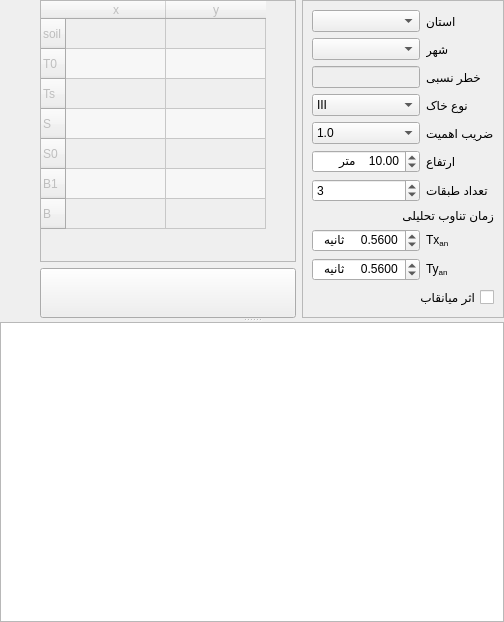
      <widget class="QSplitter" name="v1splitter">
       <property name="orientation">
        <enum>Qt::Vertical</enum>
       </property>
       <widget class="QWidget" name="layoutWidget">
        <layout class="QHBoxLayout" name="horizontalLayout">
         <item>
          <spacer name="horizontalSpacer">
           <property name="orientation">
            <enum>Qt::Horizontal</enum>
           </property>
           <property name="sizeHint" stdset="0">
            <size>
             <width>40</width>
             <height>20</height>
            </size>
           </property>
          </spacer>
         </item>
         <item>
          <layout class="QVBoxLayout" name="verticalLayout">
           <item>
            <widget class="QTableWidget" name="soilPropertiesTable">
             <property name="enabled">
              <bool>false</bool>
             </property>
             <property name="layoutDirection">
              <enum>Qt::LeftToRight</enum>
             </property>
             <property name="alternatingRowColors">
              <bool>true</bool>
             </property>
             <property name="rowCount">
              <number>7</number>
             </property>
             <property name="columnCount">
              <number>2</number>
             </property>
             <row>
              <property name="text">
               <string>soil</string>
              </property>
             </row>
             <row>
              <property name="text">
               <string>T0</string>
              </property>
             </row>
             <row>
              <property name="text">
               <string>Ts</string>
              </property>
             </row>
             <row>
              <property name="text">
               <string>S</string>
              </property>
             </row>
             <row>
              <property name="text">
               <string>S0</string>
              </property>
             </row>
             <row>
              <property name="text">
               <string>B1</string>
              </property>
             </row>
             <row>
              <property name="text">
               <string>B</string>
              </property>
             </row>
             <column>
              <property name="text">
               <string>x</string>
              </property>
             </column>
             <column>
              <property name="text">
               <string>y</string>
              </property>
             </column>
            </widget>
           </item>
           <item>
            <widget class="QPushButton" name="calculate_button">
             <property name="sizePolicy">
              <sizepolicy hsizetype="Minimum" vsizetype="Fixed">
               <horstretch>0</horstretch>
               <verstretch>0</verstretch>
              </sizepolicy>
             </property>
             <property name="minimumSize">
              <size>
               <width>0</width>
               <height>50</height>
              </size>
             </property>
             <property name="font">
              <font>
               <pointsize>14</pointsize>
               <italic>true</italic>
              </font>
             </property>
             <property name="cursor">
              <cursorShape>PointingHandCursor</cursorShape>
             </property>
             <property name="toolTip">
              <string>اجرا</string>
             </property>
             <property name="layoutDirection">
              <enum>Qt::RightToLeft</enum>
             </property>
             <property name="autoFillBackground">
              <bool>false</bool>
             </property>
             <property name="text">
              <string/>
             </property>
             <property name="icon">
              <iconset resource="../resource.qrc">
               <normaloff>:/cfactor/images/run.png</normaloff>:/cfactor/images/run.png</iconset>
             </property>
             <property name="iconSize">
              <size>
               <width>100</width>
               <height>100</height>
              </size>
             </property>
             <property name="shortcut">
              <string>Ctrl+S</string>
             </property>
             <property name="checkable">
              <bool>false</bool>
             </property>
             <property name="flat">
              <bool>false</bool>
             </property>
            </widget>
           </item>
          </layout>
         </item>
         <item>
          <widget class="QFrame" name="frame">
           <property name="layoutDirection">
            <enum>Qt::LeftToRight</enum>
           </property>
           <property name="frameShape">
            <enum>QFrame::StyledPanel</enum>
           </property>
           <property name="frameShadow">
            <enum>QFrame::Raised</enum>
           </property>
           <layout class="QGridLayout" name="gridLayout_2">
            <item row="0" column="0">
             <widget class="QComboBox" name="ostanBox"/>
            </item>
            <item row="2" column="0">
             <widget class="QLineEdit" name="accText">
              <property name="enabled">
               <bool>false</bool>
              </property>
             </widget>
            </item>
            <item row="4" column="1">
             <widget class="QLabel" name="I_label">
              <property name="mouseTracking">
               <bool>false</bool>
              </property>
              <property name="whatsThis">
               <string>&lt;!DOCTYPE HTML PUBLIC &quot;-//W3C//DTD HTML 4.0//EN&quot; &quot;http://www.w3.org/TR/REC-html40/strict.dtd&quot;&gt;
&lt;html&gt;&lt;head&gt;&lt;meta name=&quot;qrichtext&quot; content=&quot;1&quot; /&gt;&lt;style type=&quot;text/css&quot;&gt;
p, li { white-space: pre-wrap; }
&lt;/style&gt;&lt;/head&gt;&lt;body style=&quot; font-family:'Noto Sans'; font-size:10pt; font-weight:400; font-style:normal;&quot;&gt;
&lt;p dir='rtl' style=&quot; margin-top:0px; margin-bottom:0px; margin-left:0px; margin-right:0px; -qt-block-indent:0; text-indent:0px;&quot;&gt;&lt;span style=&quot; font-size:12pt; font-weight:600; color:#0000ff;&quot;&gt;گروه۱- ساختمانهای «با اهمیت خیلی زیاد»&lt;/span&gt;&lt;br /&gt;این گروه شامل دو دسته زیر است:&lt;br /&gt;&lt;span style=&quot; font-weight:600; font-style:italic; text-decoration: underline;&quot;&gt;الف - ساختمان های ضروری:&lt;/span&gt;&lt;span style=&quot; font-weight:600; font-style:italic; text-decoration: underline;&quot;&gt; &lt;/span&gt;این گروه شامل ساختمانهایی است که قابل استفاده بودن انها پس از وقوع زلزله اهمیت خاصی دارد و وقفه در بهره برداری از آنها غیرمستقیم موجب افزایش تلفات و خسارات می شود؛ مانند بیمارستان ها و درمانگاه ها، مراکز آتش نشانی، مراکز و تأسیسات آبرسانی، ساختمانهای نیروگاهها و تأسیسات برقرسانی، برج های مراقبت فرودگاهها، مراکز مخابرات، رادیو و تلویزیون، تأسیسات نظامی و انتظامی، مراکز کمکرسانی و به طور کلی تمام ساختمانهایی که استفاده از انها در نجات و امداد مؤثر می باشد. &lt;/p&gt;
&lt;p dir='rtl' style=&quot; margin-top:0px; margin-bottom:0px; margin-left:0px; margin-right:0px; -qt-block-indent:0; text-indent:0px;&quot;&gt;&lt;span style=&quot; font-weight:600; font-style:italic;&quot;&gt;ب - ساختمانهای خطرزا: &lt;/span&gt;این گروه شامل ساختمان ها و تأسیساتی است که خرابی آنها موجب انتشار گسترده مواد سمی و مضر در کوتاهمدت و درازمدت برای محیط زیست می شوند، مانند کارخانه های تولیدکننده مواد شیمیایی خاصی،&lt;br /&gt;&lt;span style=&quot; font-size:12pt; font-weight:600; color:#0000ff;&quot;&gt;گروه ۲- ساختمانهای «با اهمیت زیاد»&lt;/span&gt;&lt;br /&gt;این گروه شامل سه دسته زیر است: &lt;/p&gt;
&lt;p dir='rtl' style=&quot; margin-top:0px; margin-bottom:0px; margin-left:0px; margin-right:0px; -qt-block-indent:0; text-indent:0px;&quot;&gt;&lt;span style=&quot; font-weight:600; font-style:italic;&quot;&gt;الف- ساختمانهایی که خرابی آنها موجب تلفات زیاد می شود:&lt;/span&gt; مانند مدارس، مساجد، استادیومها، سینما و تئاترها، سالن های اجتماعات، فروشگاه های بزرگ، ترمینالهای مسافری و یا هر فضای سرپوشیده دیگری که محل تجمع بیش از ۳۰۰ نفر در زیر یک سقف باشد.&lt;/p&gt;
&lt;p dir='rtl' style=&quot; margin-top:0px; margin-bottom:0px; margin-left:0px; margin-right:0px; -qt-block-indent:0; text-indent:0px;&quot;&gt;&lt;span style=&quot; font-weight:600; font-style:italic;&quot;&gt;ب - ساختمانهایی که خرابی آنها سبب از دست رفتن ثروت ملی میگردد:&lt;/span&gt; مانند موزه ها، کتابخانه ها، و به طور کلی مراکزی که در آنها اسناد و مدارک ملی و یا آثار پر ارزش دیگری نگهداری میشود. &lt;/p&gt;
&lt;p dir='rtl' style=&quot; margin-top:0px; margin-bottom:0px; margin-left:0px; margin-right:0px; -qt-block-indent:0; text-indent:0px;&quot;&gt;&lt;span style=&quot; font-weight:600; font-style:italic;&quot;&gt;پ – ساختمانها و تأسیسات صنعتی&lt;/span&gt; که خرابی آنها موجب آلودگی محیط زیست و یا آتش سوزی وسیع میشود مانند پالایشگاه ها، انبارهای سوخت و مراکز گازرسانی. &lt;/p&gt;
&lt;p dir='rtl' style=&quot; margin-top:0px; margin-bottom:0px; margin-left:0px; margin-right:0px; -qt-block-indent:0; text-indent:0px;&quot;&gt;&lt;span style=&quot; font-size:12pt; font-weight:600; color:#0000ff;&quot;&gt;گروه ۳- ساختمانهای «با اهمیت متوسط»&lt;/span&gt; &lt;/p&gt;
&lt;p dir='rtl' style=&quot; margin-top:0px; margin-bottom:0px; margin-left:0px; margin-right:0px; -qt-block-indent:0; text-indent:0px;&quot;&gt;این گروه ساختمانها شامل کلیه ساختمانهای مشمول این آییننامه، بجز ساختمانهای عنوان شده در سه گروه دیگر می باشند، مانند ساختمانهای مسکونی و اداری و تجاری، هتلها، پارکینگهای چند طبقه، انبارها، کارگاهها، ساختمانهای صنعتی گروه&lt;/p&gt;
&lt;p dir='rtl' style=&quot; margin-top:0px; margin-bottom:0px; margin-left:0px; margin-right:0px; -qt-block-indent:0; text-indent:0px;&quot;&gt;&lt;span style=&quot; font-size:12pt; font-weight:600; color:#0000ff;&quot;&gt; ۴- ساختمانهای «با اهمیت کم»&lt;/span&gt;&lt;span style=&quot; color:#0000ff;&quot;&gt; &lt;/span&gt;&lt;/p&gt;
&lt;p dir='rtl' style=&quot; margin-top:0px; margin-bottom:0px; margin-left:0px; margin-right:0px; -qt-block-indent:0; text-indent:0px;&quot;&gt;این گروه شامل دو دسته زیر است: &lt;/p&gt;
&lt;p dir='rtl' style=&quot; margin-top:0px; margin-bottom:0px; margin-left:0px; margin-right:0px; -qt-block-indent:0; text-indent:0px;&quot;&gt;&lt;span style=&quot; font-weight:600; font-style:italic;&quot;&gt;الف- ساختمانهایی که خسارت نسبتاً کمی از خرابی آنها حادث میشود&lt;/span&gt; و احتمال بروز تلفات جانی انسانی در آنها بسیار کم است، مانند انبارهای کشاورزی و سالن های نگهداری دام. &lt;/p&gt;
&lt;p dir='rtl' style=&quot; margin-top:0px; margin-bottom:0px; margin-left:0px; margin-right:0px; -qt-block-indent:0; text-indent:0px;&quot;&gt;&lt;span style=&quot; font-weight:600; font-style:italic;&quot;&gt;ب - ساختمانهای موقتی&lt;/span&gt; که مدت بهره برداری از آنها کمتر از ۲ سال است.&lt;/p&gt;&lt;/body&gt;&lt;/html&gt;</string>
              </property>
              <property name="text">
               <string>ضریب اهمیت</string>
              </property>
              <property name="scaledContents">
               <bool>false</bool>
              </property>
              <property name="alignment">
               <set>Qt::AlignRight|Qt::AlignTrailing|Qt::AlignVCenter</set>
              </property>
             </widget>
            </item>
            <item row="1" column="0">
             <widget class="QComboBox" name="shahrBox"/>
            </item>
            <item row="4" column="0">
             <widget class="QComboBox" name="IBox">
              <property name="currentIndex">
               <number>1</number>
              </property>
              <item>
               <property name="text">
                <string>0.8</string>
               </property>
              </item>
              <item>
               <property name="text">
                <string>1.0</string>
               </property>
              </item>
              <item>
               <property name="text">
                <string>1.2</string>
               </property>
              </item>
              <item>
               <property name="text">
                <string>1.4</string>
               </property>
              </item>
             </widget>
            </item>
            <item row="3" column="0">
             <widget class="QComboBox" name="soilType">
              <property name="currentIndex">
               <number>2</number>
              </property>
              <item>
               <property name="text">
                <string>I</string>
               </property>
              </item>
              <item>
               <property name="text">
                <string>II</string>
               </property>
              </item>
              <item>
               <property name="text">
                <string>III</string>
               </property>
              </item>
              <item>
               <property name="text">
                <string>IV</string>
               </property>
              </item>
             </widget>
            </item>
            <item row="1" column="1">
             <widget class="QLabel" name="label_6">
              <property name="text">
               <string>شهر</string>
              </property>
              <property name="alignment">
               <set>Qt::AlignRight|Qt::AlignTrailing|Qt::AlignVCenter</set>
              </property>
             </widget>
            </item>
            <item row="5" column="1">
             <widget class="QLabel" name="label_4">
              <property name="whatsThis">
               <string>ارتفاع ساختمان</string>
              </property>
              <property name="text">
               <string>ارتفاع</string>
              </property>
              <property name="alignment">
               <set>Qt::AlignRight|Qt::AlignTrailing|Qt::AlignVCenter</set>
              </property>
             </widget>
            </item>
            <item row="3" column="1">
             <widget class="QLabel" name="label_2">
              <property name="text">
               <string>نوع خاک</string>
              </property>
              <property name="alignment">
               <set>Qt::AlignRight|Qt::AlignTrailing|Qt::AlignVCenter</set>
              </property>
             </widget>
            </item>
            <item row="2" column="1">
             <widget class="QLabel" name="label_11">
              <property name="text">
               <string>خطر نسبی</string>
              </property>
              <property name="alignment">
               <set>Qt::AlignRight|Qt::AlignTrailing|Qt::AlignVCenter</set>
              </property>
             </widget>
            </item>
            <item row="6" column="0">
             <widget class="QSpinBox" name="storySpinBox">
              <property name="minimum">
               <number>1</number>
              </property>
              <property name="maximum">
               <number>100</number>
              </property>
              <property name="value">
               <number>3</number>
              </property>
             </widget>
            </item>
            <item row="6" column="1">
             <widget class="QLabel" name="label_5">
              <property name="toolTip">
               <string>&lt;html&gt;&lt;head/&gt;&lt;body&gt;&lt;p&gt;فقط برای کنترل محدودیت های نوع سیستم جانبی استفاده میشود.&lt;/p&gt;&lt;/body&gt;&lt;/html&gt;</string>
              </property>
              <property name="text">
               <string>تعداد طبقات</string>
              </property>
              <property name="alignment">
               <set>Qt::AlignRight|Qt::AlignTrailing|Qt::AlignVCenter</set>
              </property>
             </widget>
            </item>
            <item row="0" column="1">
             <widget class="QLabel" name="label">
              <property name="text">
               <string>استان</string>
              </property>
              <property name="alignment">
               <set>Qt::AlignRight|Qt::AlignTrailing|Qt::AlignVCenter</set>
              </property>
             </widget>
            </item>
            <item row="14" column="0" colspan="2">
             <widget class="QCheckBox" name="infillCheckBox">
              <property name="toolTip">
               <string>&lt;html&gt;&lt;head/&gt;&lt;body&gt;&lt;p&gt;فقط برای قابهای خمشی فعال می باشد.&lt;/p&gt;&lt;/body&gt;&lt;/html&gt;</string>
              </property>
              <property name="layoutDirection">
               <enum>Qt::RightToLeft</enum>
              </property>
              <property name="text">
               <string>اثر میانقاب</string>
              </property>
             </widget>
            </item>
            <item row="11" column="1">
             <widget class="QLabel" name="label_10">
              <property name="text">
               <string>&lt;html&gt;&lt;head/&gt;&lt;body&gt;&lt;p&gt;Ty&lt;span style=&quot; vertical-align:sub;&quot;&gt;an&lt;/span&gt;&lt;/p&gt;&lt;/body&gt;&lt;/html&gt;</string>
              </property>
             </widget>
            </item>
            <item row="10" column="1">
             <widget class="QLabel" name="label_9">
              <property name="text">
               <string>&lt;html&gt;&lt;head/&gt;&lt;body&gt;&lt;p&gt;Tx&lt;span style=&quot; vertical-align:sub;&quot;&gt;an&lt;/span&gt;&lt;/p&gt;&lt;/body&gt;&lt;/html&gt;</string>
              </property>
             </widget>
            </item>
            <item row="8" column="0" rowspan="2" colspan="2">
             <widget class="QLabel" name="label_7">
              <property name="layoutDirection">
               <enum>Qt::RightToLeft</enum>
              </property>
              <property name="autoFillBackground">
               <bool>false</bool>
              </property>
              <property name="frameShape">
               <enum>QFrame::NoFrame</enum>
              </property>
              <property name="frameShadow">
               <enum>QFrame::Plain</enum>
              </property>
              <property name="text">
               <string>&lt;html&gt;&lt;head/&gt;&lt;body&gt;&lt;p align=&quot;right&quot;&gt;زمان تناوب تحلیلی&lt;/p&gt;&lt;/body&gt;&lt;/html&gt;</string>
              </property>
              <property name="alignment">
               <set>Qt::AlignRight|Qt::AlignTrailing|Qt::AlignVCenter</set>
              </property>
             </widget>
            </item>
            <item row="10" column="0">
             <widget class="QDoubleSpinBox" name="xTAnalaticalSpinBox">
              <property name="suffix">
               <string>     ثانیه</string>
              </property>
              <property name="decimals">
               <number>4</number>
              </property>
              <property name="minimum">
               <double>0.010000000000000</double>
              </property>
              <property name="maximum">
               <double>10.000000000000000</double>
              </property>
              <property name="singleStep">
               <double>0.050000000000000</double>
              </property>
              <property name="value">
               <double>0.560000000000000</double>
              </property>
             </widget>
            </item>
            <item row="5" column="0">
             <widget class="QDoubleSpinBox" name="HSpinBox">
              <property name="whatsThis">
               <string>ارتفاع ساختمان</string>
              </property>
              <property name="suffix">
               <string>    متر</string>
              </property>
              <property name="minimum">
               <double>1.000000000000000</double>
              </property>
              <property name="value">
               <double>10.000000000000000</double>
              </property>
             </widget>
            </item>
            <item row="11" column="0">
             <widget class="QDoubleSpinBox" name="yTAnalaticalSpinBox">
              <property name="suffix">
               <string>     ثانیه</string>
              </property>
              <property name="decimals">
               <number>4</number>
              </property>
              <property name="minimum">
               <double>0.010000000000000</double>
              </property>
              <property name="maximum">
               <double>10.000000000000000</double>
              </property>
              <property name="singleStep">
               <double>0.050000000000000</double>
              </property>
              <property name="value">
               <double>0.560000000000000</double>
              </property>
             </widget>
            </item>
            <item row="15" column="0">
             <spacer name="verticalSpacer_2">
              <property name="orientation">
               <enum>Qt::Vertical</enum>
              </property>
              <property name="sizeHint" stdset="0">
               <size>
                <width>20</width>
                <height>40</height>
               </size>
              </property>
             </spacer>
            </item>
           </layout>
          </widget>
         </item>
        </layout>
       </widget>
       <widget class="QTableView" name="structure_properties_table">
        <property name="enabled">
         <bool>true</bool>
        </property>
        <property name="minimumSize">
         <size>
          <width>250</width>
          <height>300</height>
         </size>
        </property>
        <property name="layoutDirection">
         <enum>Qt::RightToLeft</enum>
        </property>
       </widget>
      </widget>
